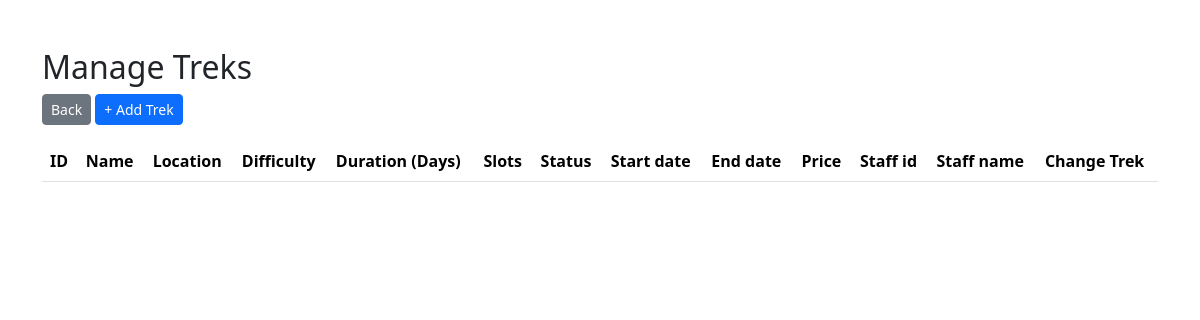
The app's page /admin/treks (signed in), older data.
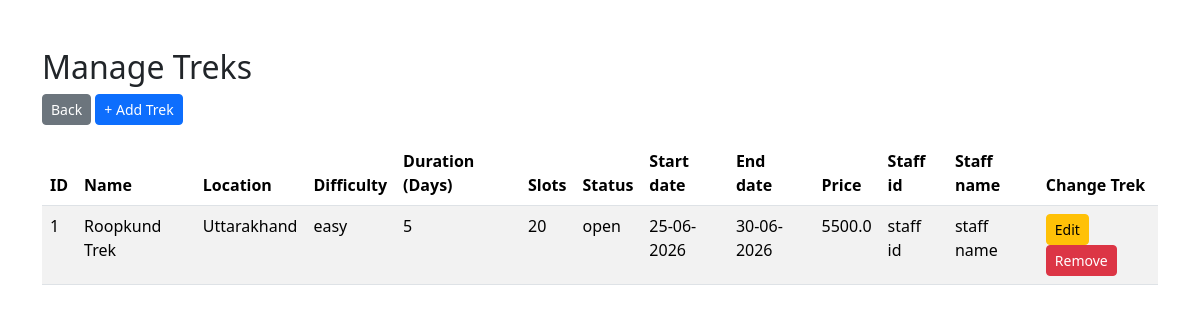
The same page, newer data.
### models/trek.py (models this page shows, shortened)
class Trek(db.Model):
    __tablename__ = "treks"
    trek_id = db.Column(db.Integer, primary_key=True, autoincrement=True)
    trek_name = db.Column(db.String(100), nullable=False)
    location = db.Column(db.String(100), nullable=False)
    difficulty = db.Column(db.String(20), nullable=False) # easy, moderate, hard
    duration = db.Column(db.Integer, nullable=False)
    available_slots = db.Column(db.Integer, nullable=False)
    assigned_staff_id = db.Column(db.Integer, db.ForeignKey('staff.staff_id'), nullable=True)
    status = db.Column(db.String(20), nullable=False) # pending, approved, open, closed, completed
    start_date = db.Column(db.DateTime, nullable=False)
    end_date = db.Column(db.DateTime, nullable=False)
    price = db.Column(db.Float, nullable=False)
    bookings = db.relationship('Booking', backref = 'trek', lazy = True)

### routes/admin.py (the view)
@admin_routes.route('/admin/treks')
@login_required
def manage_treks():
    if current_user.role != "admin":
        return "Access Denied", 403
    treks = Trek.query.all()
    return render_template('admin_treks.html', treks=treks)

### app.py (called while the page is built)
@login_manager.user_loader
def load_user(user_id):
    role, id = user_id.split(':')
    id = int(id)
    if role == 'admin':
        return Admin.query.get(id)
    elif role == 'staff':
        return Staff.query.get(id)
    elif role == 'user':
        return User.query.get(id)
    else:
        return None

### templates/admin_treks.html (shortened to what this page needs)
<!DOCTYPE html>
<html lang="en">
<head>
    <link href="https://cdn.jsdelivr.net/npm/bootstrap@5.3.2/dist/css/bootstrap.min.css" rel="stylesheet">
</head>
<body>
    <div class="container mt-5">
        <h2>Manage Treks</h2>
        <a href="{{ url_for('admin.admin_dashboard') }}" class="btn btn-secondary btn-sm mb-3">Back</a>
        <a href="{{ url_for('admin.add_trek') }}" class="btn btn-primary btn-sm mb-3">+ Add Trek</a>
        <table class="table table-striped">
            <thead>
                <tr>
                    <th>ID</th>
                    <th>Name</th>
                    <th>Location</th>
                    <th>Difficulty</th>
                    <th>Duration (Days)</th>
                    <th>Slots</th>
                    <th>Status</th>
                    <th>Start date</th>
                    <th>End date</th>
                    <th>Price</th>
                    <th>Staff id</th>
                    <th>Staff name</th>
                    <th>Change Trek</th>
                </tr>
            </thead>
            <tbody>
                {% for trek in treks %}
                <tr>
                    <td>{{ trek.trek_id }}</td>
                    <td>{{ trek.trek_name }}</td>
                    <td>{{ trek.location }}</td>
                    <td>{{ trek.difficulty }}</td>
                    <td>{{ trek.duration }}</td>
                    <td>{{ trek.available_slots }}</td>
                    <td>{{ trek.status }}</td>
                    <td>{{ trek.start_date.strftime('%d-%m-%Y') }}</td>
                    <td>{{ trek.end_date.strftime('%d-%m-%Y') }}</td>
                    <td>{{ trek.price }}</td>
                    <td>staff id</td>
                    <td>staff name</td>
                    <td>
                        <a href="{{ url_for('admin.edit_trek', trek_id=trek.trek_id) }}" class="btn btn-warning btn-sm">Edit</a>
                        <form method="POST" action="{{ url_for('admin.delete_trek', trek_id=trek.trek_id) }}" style="display:inline">
                            <button type="submit" class="btn btn-danger btn-sm" onclick="return confirm('Delete this trek?')">Remove</button>
                        </form>
                    </td>
                </tr>
                {% endfor %}
            </tbody>
        </table>
    </div>
</body>
</html>

Row changes from the older to the newer data that the page shows:
added Trek: trek_id "1", trek_name "Roopkund Trek", location "Uttarakhand", difficulty "easy", duration "5", available_slots "20", status "open", start_date "25-06-2026", end_date "30-06-2026", price "5500.0"
